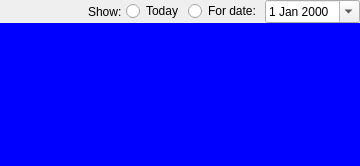
<?xml version="1.0" encoding="UTF-8"?>
<ui version="4.0">
 <class>tt3::gui::DailyWorkQuickReportView</class>
 <widget class="QWidget" name="tt3::gui::DailyWorkQuickReportView">
  <property name="geometry">
   <rect>
    <x>0</x>
    <y>0</y>
    <width>360</width>
    <height>166</height>
   </rect>
  </property>
  <property name="windowTitle">
   <string>Form</string>
  </property>
  <property name="styleSheet">
   <string notr="true"/>
  </property>
  <layout class="QGridLayout" name="gridLayout_2">
   <property name="leftMargin">
    <number>0</number>
   </property>
   <property name="topMargin">
    <number>0</number>
   </property>
   <property name="rightMargin">
    <number>0</number>
   </property>
   <property name="bottomMargin">
    <number>0</number>
   </property>
   <property name="spacing">
    <number>0</number>
   </property>
   <item row="1" column="0">
    <widget class="QWidget" name="chartPanel" native="true">
     <property name="sizePolicy">
      <sizepolicy hsizetype="Expanding" vsizetype="Expanding">
       <horstretch>0</horstretch>
       <verstretch>0</verstretch>
      </sizepolicy>
     </property>
     <property name="styleSheet">
      <string notr="true">background-color: rgb(0, 0, 255);</string>
     </property>
    </widget>
   </item>
   <item row="0" column="0">
    <widget class="QWidget" name="controlsPanel" native="true">
     <property name="styleSheet">
      <string notr="true"/>
     </property>
     <layout class="QGridLayout" name="gridLayout">
      <property name="leftMargin">
       <number>0</number>
      </property>
      <property name="topMargin">
       <number>0</number>
      </property>
      <property name="rightMargin">
       <number>0</number>
      </property>
      <property name="bottomMargin">
       <number>0</number>
      </property>
      <property name="horizontalSpacing">
       <number>4</number>
      </property>
      <property name="verticalSpacing">
       <number>0</number>
      </property>
      <item row="0" column="1">
       <widget class="QLabel" name="showLabel">
        <property name="text">
         <string>Show:</string>
        </property>
       </widget>
      </item>
      <item row="0" column="5">
       <widget class="QDateEdit" name="dateEdit">
        <property name="calendarPopup">
         <bool>true</bool>
        </property>
        <property name="timeSpec">
         <enum>Qt::TimeSpec::LocalTime</enum>
        </property>
       </widget>
      </item>
      <item row="0" column="2">
       <widget class="QRadioButton" name="todayRadioButton">
        <property name="text">
         <string>Today</string>
        </property>
       </widget>
      </item>
      <item row="0" column="4">
       <widget class="QRadioButton" name="forDateRadioButton">
        <property name="text">
         <string>For date:</string>
        </property>
       </widget>
      </item>
      <item row="0" column="0">
       <spacer name="horizontalSpacer">
        <property name="orientation">
         <enum>Qt::Orientation::Horizontal</enum>
        </property>
        <property name="sizeHint" stdset="0">
         <size>
          <width>40</width>
          <height>20</height>
         </size>
        </property>
       </spacer>
      </item>
     </layout>
    </widget>
   </item>
  </layout>
 </widget>
 <resources/>
 <connections>
  <connection>
   <sender>todayRadioButton</sender>
   <signal>clicked()</signal>
   <receiver>tt3::gui::DailyWorkQuickReportView</receiver>
   <slot>_dateRatioButtonClicked()</slot>
   <hints>
    <hint type="sourcelabel">
     <x>123</x>
     <y>14</y>
    </hint>
    <hint type="destinationlabel">
     <x>179</x>
     <y>82</y>
    </hint>
   </hints>
  </connection>
  <connection>
   <sender>forDateRadioButton</sender>
   <signal>clicked()</signal>
   <receiver>tt3::gui::DailyWorkQuickReportView</receiver>
   <slot>_dateRatioButtonClicked()</slot>
   <hints>
    <hint type="sourcelabel">
     <x>204</x>
     <y>14</y>
    </hint>
    <hint type="destinationlabel">
     <x>179</x>
     <y>82</y>
    </hint>
   </hints>
  </connection>
  <connection>
   <sender>dateEdit</sender>
   <signal>dateChanged(QDate)</signal>
   <receiver>tt3::gui::DailyWorkQuickReportView</receiver>
   <slot>_dateEditDateChanged(QDate)</slot>
   <hints>
    <hint type="sourcelabel">
     <x>305</x>
     <y>14</y>
    </hint>
    <hint type="destinationlabel">
     <x>179</x>
     <y>82</y>
    </hint>
   </hints>
  </connection>
 </connections>
 <slots>
  <slot>_dateRatioButtonClicked()</slot>
  <slot>_dateEditDateChanged(QDate)</slot>
 </slots>
</ui>
